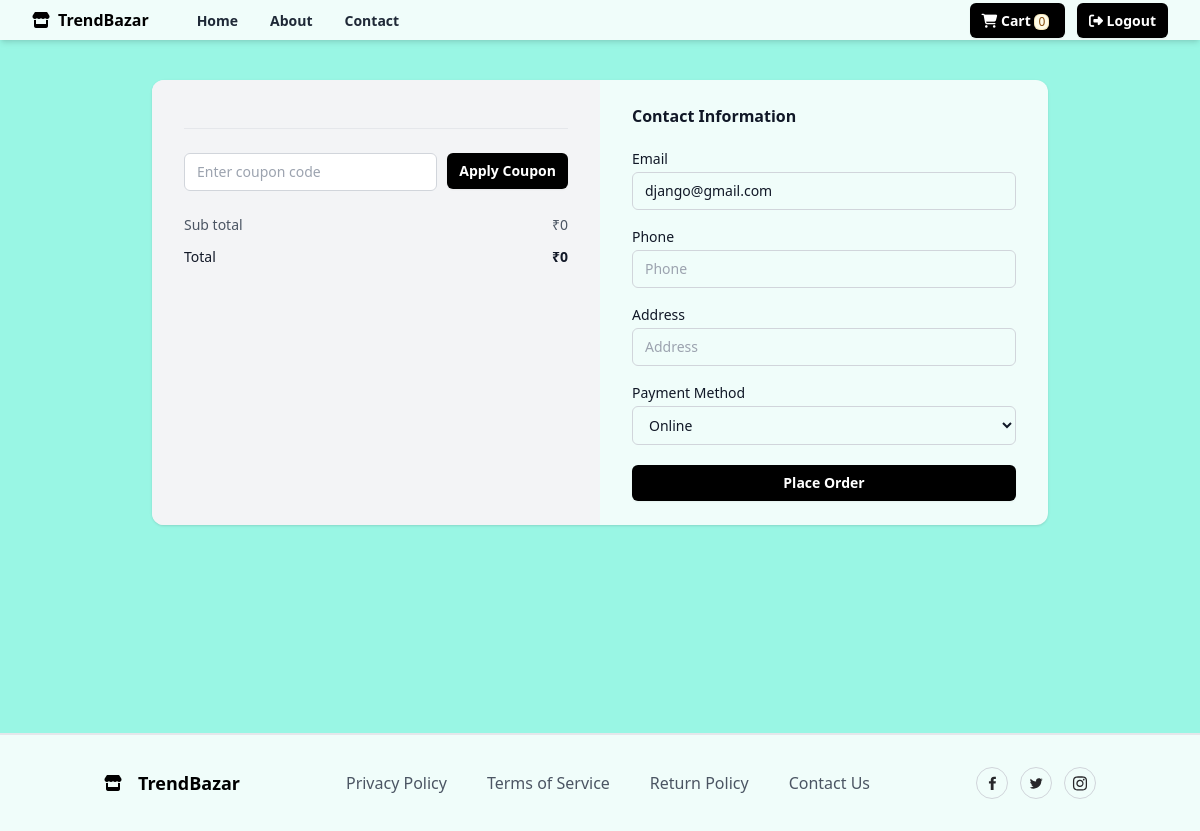
Page /checkout/ (signed in) on the earlier database version.
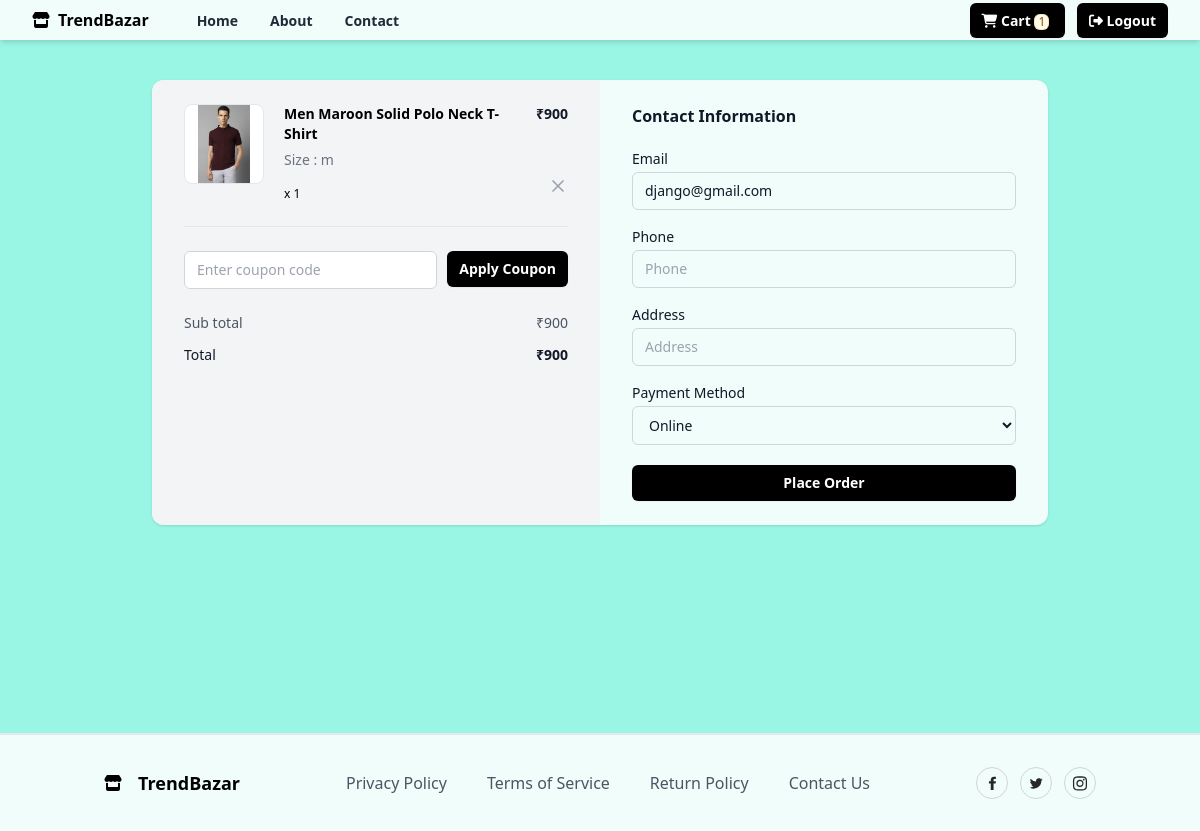
Same page on the later database version.
### store/models.py (models this page shows, shortened)
class Basket(models.Model):
    owner = models.OneToOneField(User, on_delete=models.CASCADE, related_name='cart')
    created_date = models.DateTimeField(auto_now_add=True)
    updated_date = models.DateTimeField(auto_now=True)
    is_active = models.BooleanField(default=True)
    @property
    def basket_total(self):
        cart_items = self.cartitems.filter(is_order_placed=False)
        total = 0
        if cart_items:
            for item in cart_items:
                total += item.item_total
        return total
    @property
    def get_cart_items(self):
        qs = self.cartitems.filter(is_order_placed=False)
        return qs

class BasketItem(models.Model):
    basket_object = models.ForeignKey(Basket, on_delete=models.CASCADE, related_name='cartitems')
    product_object = models.ForeignKey(Product, on_delete=models.CASCADE)
    size_object = models.ForeignKey(Size, on_delete=models.CASCADE)
    quantity = models.PositiveIntegerField(default=1)
    created_date = models.DateTimeField(auto_now_add=True)
    updated_date = models.DateTimeField(auto_now=True)
    is_active = models.BooleanField(default=True)
    is_order_placed = models.BooleanField(default=False)
    @property
    def item_total(self):
        return self.product_object.price * self.quantity

class Product(models.Model):
    title = models.CharField(max_length=200)
    description = models.TextField(null=True, blank=True)
    size_object = models.ManyToManyField(Size, null=True)
    category_object = models.ForeignKey(Category, on_delete=models.CASCADE)
    brand_object = models.ForeignKey(Brand, on_delete=models.CASCADE)
    image = models.ImageField(upload_to='product_images', null=True, blank=True, default='product_images/default.jpg')
    price = models.PositiveIntegerField()
    created_date = models.DateTimeField(auto_now_add=True)
    updated_date = models.DateTimeField(auto_now=True)
    is_active = models.BooleanField(default=True)

class Size(models.Model):
    name = models.CharField(max_length=100, unique=True)
    created_date = models.DateTimeField(auto_now_add=True)
    updated_date = models.DateTimeField(auto_now=True)
    is_active = models.BooleanField(default=True)
    def __str__(self):
        return self.name

### store/views.py (the view, shortened to what this page needs)
# urls.py: path('checkout/', views.CheckOutView.as_view(), name='checkout'),
@method_decorator([signin_required, never_cache], name='dispatch')
class CheckOutView(View):
    def get(self, request, *args, **kwargs):
        return render(request, 'checkout.html')

### store/context_processors.py (called while the page is built)
def demo(request):
    return {'msg': 'Hello coder'}

def cart_count(request):
    count = 0
    if request.user.is_authenticated:
        if request.user.cart.get_cart_items.count() > 0:
            data = request.user.cart.cartitems.filter(is_order_placed=False).values_list('quantity').aggregate(total=Sum('quantity'))
            count = data.get('total')
    return {'item_count': count}

### store/templates/checkout.html (shortened to what the changed rows need)
{%extends 'base.html'%}
{%block body_block%}
<div class="mx-auto my-4 max-w-4xl md:my-6 ">
    <div class="overflow-hidden  rounded-xl shadow bg-teal-50 mb-52 mt-10">
      <div class="grid grid-cols-1 md:grid-cols-2">
        <div class="bg-gray-100 px-5 py-6 md:px-8">
          <div class="flow-root">
            <ul class="-my-7 divide-y divide-gray-200">
             {% for bi in request.user.cart.get_cart_items %}
             <li class="flex items-stretch justify-between space-x-5 py-7">
                <div class="flex flex-1 items-stretch">
                  <div class="flex-shrink-0">
                    <img
                      class="h-20 w-20 rounded-lg border border-gray-200 bg-white object-contain"
                      src="{{bi.product_object.image.url}}"
                      alt="{{bi.product_object.title}}"
                    />
                  </div>
                  <div class="ml-5 flex flex-col justify-between">
                    <div class="flex-1">
                      <p class="text-sm font-bold">{{bi.product_object.title}}</p>
                      <p class="mt-1.5 text-sm font-medium text-gray-500">
                        Size : {{bi.size_object}}
                      </p>
                    </div>
                    <p class="mt-4 text-xs font-medium ">x {{bi.quantity}}</p>
                  </div>
                </div>
                <div class="ml-auto flex flex-col items-end justify-between">
                  <p class="text-right text-sm font-bold text-gray-900">
                    ₹{{bi.item_total}}
                  </p>
                  <a href="{% url 'basket-item-delete' bi.id %}">
                      <button
                        class="-m-2 inline-flex rounded p-2 text-gray-400 transition-all duration-200 hover:text-gray-900 focus:outline-none focus:ring-2 focus:ring-gray-900 focus:ring-offset-2"
                      >
                        <svg
                          xmlns="http://www.w3.org/2000/svg"
                          width="24"
                          height="24"
                          viewBox="0 0 24 24"
                          fill="none"
                          stroke="currentColor"
                          stroke-width="2"
                          stroke-linecap="round"
                          stroke-linejoin="round"
                          class="h-5 w-5"
                        >
                          <line x1="18" y1="6" x2="6" y2="18"></line>
                          <line x1="6" y1="6" x2="18" y2="18"></line>
                        </svg>
                      </button>
                  </a>
                </div>
              </li>
             {% endfor %}
            </ul>
          </div>
          <ul class="mt-6 space-y-3">
            <li class="flex items-center justify-between text-gray-600">
              <p class="text-sm font-medium">Sub total</p>
              <p class="text-sm font-medium">₹{{request.user.cart.basket_total}}</p>
            </li>
            <li class="flex items-center justify-between text-gray-900">
              <p class="text-sm font-medium ">Total</p>
              <p class="text-sm font-bold ">₹{{request.user.cart.basket_total}}</p>
            </li>
          </ul>
        </div>
        <div class="px-5 py-6 text-gray-900 md:px-8">
          <div class="flow-root">
            <div class="-my-6 divide-y divide-gray-200">
              <div class="py-6">
                <h2 class="text-base  font-bold">Contact Information</h2>
                <form action="#" class="mt-6" method="post">
                  <div class="space-y-5">
                    <div class="grid w-full max-w-sm items-center gap-1.5">
                      <label
                        class="text-sm font-medium leading-none peer-disabled:cursor-not-allowed peer-disabled:opacity-70"
                        for="email"
                      >
                        Email
                      </label>
                      <input
                        class="flex w-full rounded-md border border-gray-300 bg-transparent px-3 py-2 text-sm placeholder:text-gray-400 focus:outline-none focus:ring-1 focus:ring-gray-400 focus:ring-offset-1 disabled:cursor-not-allowed disabled:opacity-50"
                        type="email"
                        id="email"
                        placeholder="Email"
                        name="email"
                        value="{{request.user.email}}"
                      />
                    </div>
                  </div>
                </form>
              </div>
            </div>
          </div>
        </div>
      </div>
    </div>
  </div>
{%endblock%}

Differences in the rows shown:
added BasketItem: product_object.image (picture), product_object "Men Maroon Solid Polo Neck T-Shirt", size_object "m", quantity "1", item_total "900"
Other differences:
{{ item_count }}: "0" → "1"
{{ request.user.cart.basket_total }}: "0" → "900"
